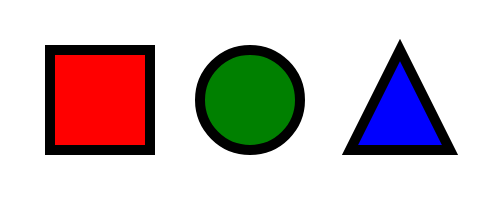
Frame 1 (no input)
Frame 60 (no input): identical to frame 1, image omitted
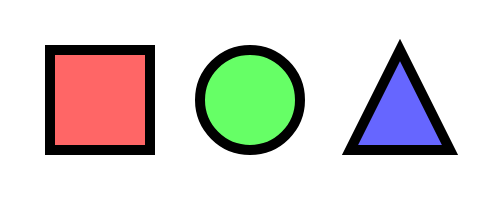
Frame 120 (the mouse pressed at the canvas centre since frame 60)

The p5.js sketch that drew these frames (run headless with seeded random() and noise() and a simulated clock; from frame 60 on, the mouse is pressed at the canvas centre):

// p5.js sketch
// ── sketch.js

var colorOff = [
  '#f66',
  '#6f6',
  '#66f'
];

var colorOn = [
  'red',
  'green',
  'blue'
];

var drawFn = [
  function() {
    rect(100, 100, 100, 100);
  },
  function() {

    ellipse(250, 100, 100, 100);
  },
  function() {
    triangle(350, 150, 400, 50, 450, 150);
  }
]

function setup() {
  createCanvas(500, 200);
  strokeWeight(10);
  ellipseMode(CENTER);
  rectMode(CENTER);
}

function draw() {
  
  background(255);

  for (var i = 0; i < colorOff.length; i++) {

    if (mouseIsPressed) {
      fill(colorOff[i]);
    } else {
      fill(colorOn[i]);
    }
    var myfn = drawFn[i];
    myfn();
    
  }
}
